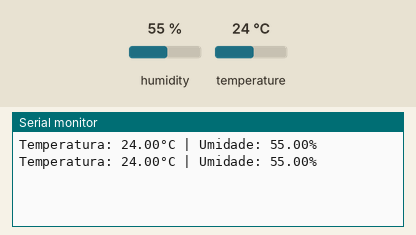
Recording of a sketch running on a simulated Arduino Uno, built with avr-gcc and run on an emulated ATmega328P. On the bench: the last lines printed to the serial monitor. The test bench sets the inputs (shaded band); at power-on: humidity 55 %, temperature 24 °C.

Above: at 2.8 s.
2.9 s: humidity set to 22 %
At 5.0 s:
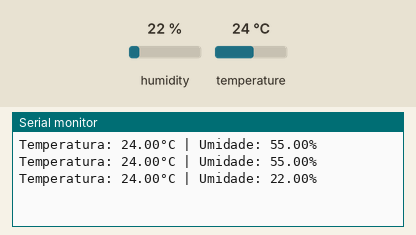
5.6 s: temperature set to 12 °C
At 7.4 s:
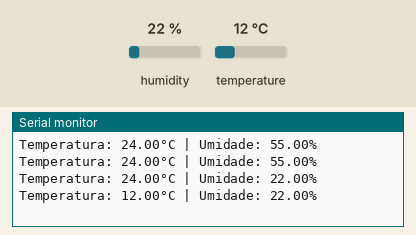
8.3 s: humidity set to 40 %
At 11.1 s:
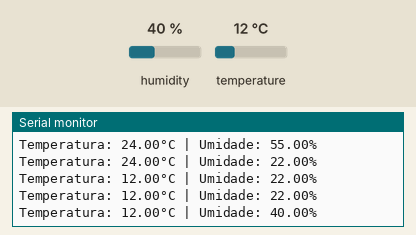
Timing chart, 0 to 12.6 s (numbered marks = the images above; inputs shaded):
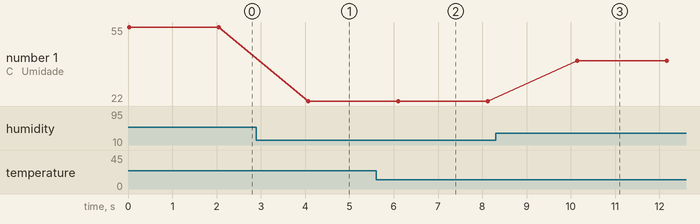

The sketch:

touch_led.ino
```cpp
// // #include <ESPAsyncWebServer.h>

// /*********
//   Rui Santos
//   Complete project details at https://randomnerdtutorials.com/esp8266-dht11dht22-temperature-and-humidity-web-server-with-arduino-ide/
// *********/

// // Import required libraries
// #include <Arduino.h>
// // #include <ESP8266WiFi.h>
// // #include <Hash.h>
// // #include <ESPAsyncTCP.h>
// // #include <ESPAsyncWebServer.h>
// #include <Adafruit_Sensor.h>
// #include <DHT.h>

// // // Replace with your network credentials
// // const char* ssid = "REPLACE_WITH_YOUR_SSID";
// // const char* password = "REPLACE_WITH_YOUR_PASSWORD";

// #define DHTPIN 5     // Digital pin connected to the DHT sensor

// // Uncomment the type of sensor in use:
// //#define DHTTYPE    DHT11     // DHT 11
// #define DHTTYPE    DHT11     // DHT 22 (AM2302)
// //#define DHTTYPE    DHT21     // DHT 21 (AM2301)

// DHT dht(DHTPIN, DHTTYPE);

// // current temperature & humidity, updated in loop()
// float t = 0.0;
// float h = 0.0;

// // // Create AsyncWebServer object on port 80
// // AsyncWebServer server(80);

// // // Generally, you should use "unsigned long" for variables that hold time
// // // The value will quickly become too large for an int to store
// unsigned long previousMillis = 0;    // will store last time DHT was updated

// // // Updates DHT readings every 10 seconds
// const long interval = 10000;

// // const char index_html[] PROGMEM = R"rawliteral(
// // <!DOCTYPE HTML><html>
// // <head>
// //   <meta name="viewport" content="width=device-width, initial-scale=1">
// //   <link rel="stylesheet" href="https://use.fontawesome.com/releases/v5.7.2/css/all.css" integrity="sha384-fnmOCqbTlWIlj8LyTjo7mOUStjsKC4pOpQbqyi7RrhN7udi9RwhKkMHpvLbHG9Sr" crossorigin="anonymous">
// //   <style>
// //     html {
// //      font-family: Arial;
// //      display: inline-block;
// //      margin: 0px auto;
// //      text-align: center;
// //     }
// //     h2 { font-size: 3.0rem; }
// //     p { font-size: 3.0rem; }
// //     .units { font-size: 1.2rem; }
// //     .dht-labels{
// //       font-size: 1.5rem;
// //       vertical-align:middle;
// //       padding-bottom: 15px;
// //     }
// //   </style>
// // </head>
// // <body>
// //   <h2>ESP8266 DHT Server</h2>
// //   <p>
// //     <i class="fas fa-thermometer-half" style="color:#059e8a;"></i>
// //     <span class="dht-labels">Temperature</span>
// //     <span id="temperature">%TEMPERATURE%</span>
// //     <sup class="units">&deg;C</sup>
// //   </p>
// //   <p>
// //     <i class="fas fa-tint" style="color:#00add6;"></i>
// //     <span class="dht-labels">Humidity</span>
// //     <span id="humidity">%HUMIDITY%</span>
// //     <sup class="units">%</sup>
// //   </p>
// // </body>
// // <script>
// // setInterval(function ( ) {
// //   var xhttp = new XMLHttpRequest();
// //   xhttp.onreadystatechange = function() {
// //     if (this.readyState == 4 && this.status == 200) {
// //       document.getElementById("temperature").innerHTML = this.responseText;
// //     }
// //   };
// //   xhttp.open("GET", "/temperature", true);
// //   xhttp.send();
// // }, 10000 ) ;

// // setInterval(function ( ) {
// //   var xhttp = new XMLHttpRequest();
// //   xhttp.onreadystatechange = function() {
// //     if (this.readyState == 4 && this.status == 200) {
// //       document.getElementById("humidity").innerHTML = this.responseText;
// //     }
// //   };
// //   xhttp.open("GET", "/humidity", true);
// //   xhttp.send();
// // }, 10000 ) ;
// // </script>
// // </html>)rawliteral";

// // // Replaces placeholder with DHT values
// // String processor(const String& var){
// //   //Serial.println(var);
// //   if(var == "TEMPERATURE"){
// //     return String(t);
// //   }
// //   else if(var == "HUMIDITY"){
// //     return String(h);
// //   }
// //   return String();
// // }

// void setup(){
//   // Serial port for debugging purposes
//   Serial.begin(115200);
//   dht.begin();

//   // // Connect to Wi-Fi
//   // WiFi.begin(ssid, password);
//   // Serial.println("Connecting to WiFi");
//   // while (WiFi.status() != WL_CONNECTED) {
//   //   delay(1000);
//   //   Serial.println(".");
//   // }

//   // // Print ESP8266 Local IP Address
//   // Serial.println(WiFi.localIP());

//   // // Route for root / web page
//   // server.on("/", HTTP_GET, [](AsyncWebServerRequest *request){
//   //   request->send_P(200, "text/html", index_html, processor);
//   // });
//   // server.on("/temperature", HTTP_GET, [](AsyncWebServerRequest *request){
//   //   request->send_P(200, "text/plain", String(t).c_str());
//   // });
//   // server.on("/humidity", HTTP_GET, [](AsyncWebServerRequest *request){
//   //   request->send_P(200, "text/plain", String(h).c_str());
//   // });

//   // // Start server
//   // server.begin();
// }

// void loop(){
//   unsigned long currentMillis = millis();


//   if (currentMillis - previousMillis >= interval) {
//     // save the last time you updated the DHT values
//     previousMillis = currentMillis;
//     // Read temperature as Celsius (the default)
//     float t = dht.readTemperature();
//     float h = dht.readHumidity();
//     // Read temperature as Fahrenheit (isFahrenheit = true)
//     //float newT = dht.readTemperature(true);
//     // if temperature read failed, don't change t value
//     if (isnan(t) || isnan(h)) {
//     Serial.println("Failed to read from DHT");
//   } else {
//     Serial.print("Humidity: ");
//     Serial.print(h);
//     Serial.print(" %\t");
//     Serial.print("Temperature: ");
//     Serial.print(t);
//     Serial.println(" *C");
//   }
//   }
// } ---------------

//--------------------------------- second code ----------------------------------------------
#include <Adafruit_Sensor.h>
#include <DHT.h>
#include <DHT_U.h>

#define DHTPIN 4       // Pino onde o sensor está conectado
#define DHTTYPE DHT11  // Tipo do sensor: DHT11 ou DHT22

DHT dht(DHTPIN, DHTTYPE);

void setup() {
  Serial.begin(115200);
  dht.begin();
}

void loop() {
  float temperature = dht.readTemperature();
  float humidity = dht.readHumidity();

  if (isnan(temperature) || isnan(humidity)) {
    Serial.println("Failed to read from DHT");
  } else {
    Serial.print("Temperatura: ");
    Serial.print(temperature);
    Serial.print("°C | Umidade: ");
    Serial.print(humidity);
    Serial.println("%");
  }

  delay(2000);  // Aguarde 2 segundos antes de ler novamente
}
```

Measured:
- after the input at 2.9 s, the serial monitor: prints a new line after 1.2 s (image 1)
- after the input at 5.6 s, the serial monitor: prints a new line after 0.50 s (image 2)
- after the input at 8.3 s, the serial monitor: prints a new line after 1.8 s (image 3)
- plotted number 1: 55 → 22 after the input at 2.9 s, 22 → 40 after the input at 8.3 s
